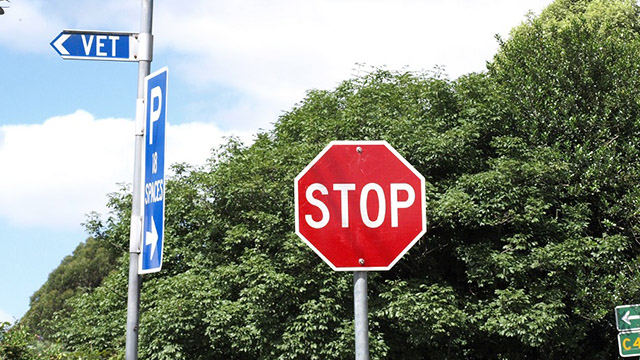
#> input picture Python Tutorial OpenCV/src/stop_sign.jpg, 640 x 360 px
$ python 10_Shapes_detect.py
#> lines starting #> are read from the running program, lines starting #| are printed output that depends on the picture; after the words box and inside, x2 and y2 are one past the last pixel; in counts of white or black regions, pixels touching at a corner belong together
# Create by Packetsss
# Personal use is allowed
# Commercial use is prohibited

import cv2
import numpy as np


def stackImages(scale, imgArray):
    rows = len(imgArray)
    cols = len(imgArray[0])
    rowsAvailable = isinstance(imgArray[0], list)
    width = imgArray[0][0].shape[1]
    height = imgArray[0][0].shape[0]
    if rowsAvailable:
        for x in range(0, rows):
            for y in range(0, cols):
                if imgArray[x][y].shape[:2] == imgArray[0][0].shape[:2]:
                    imgArray[x][y] = cv2.resize(imgArray[x][y], (0, 0), None, scale, scale)
                else:
                    imgArray[x][y] = cv2.resize(imgArray[x][y], (imgArray[0][0].shape[1], imgArray[0][0].shape[0]),
                                                None, scale, scale)
                if len(imgArray[x][y].shape) == 2: imgArray[x][y] = cv2.cvtColor(imgArray[x][y], cv2.COLOR_GRAY2BGR)
        imageBlank = np.zeros((height, width, 3), np.uint8)
        hor = [imageBlank] * rows
        hor_con = [imageBlank] * rows
        for x in range(0, rows):
            hor[x] = np.hstack(imgArray[x])
        ver = np.vstack(hor)
    else:
        for x in range(0, rows):
            if imgArray[x].shape[:2] == imgArray[0].shape[:2]:
                imgArray[x] = cv2.resize(imgArray[x], (0, 0), None, scale, scale)
            else:
                imgArray[x] = cv2.resize(imgArray[x], (imgArray[0].shape[1], imgArray[0].shape[0]), None, scale, scale)
            if len(imgArray[x].shape) == 2: imgArray[x] = cv2.cvtColor(imgArray[x], cv2.COLOR_GRAY2BGR)
        hor = np.hstack(imgArray)
        ver = hor
    return ver


def getContours(img, imgContour):
    contours, hierarchy = cv2.findContours(img, cv2.RETR_EXTERNAL, cv2.CHAIN_APPROX_NONE)
    # use CHAIN_APPROX none or simple

    for cnt in contours:
        area = cv2.contourArea(cnt)
        if area >= 2000:
            # cv2.drawContours(imgContour, cnt, -1, (255, 0, 255), 5)
            param = cv2.arcLength(cnt, True)
            approx = cv2.approxPolyDP(cnt, 0.02 * param, True)
            # print(len(approx))
            # indicates how many edges the shape has

            x, y, w, h = cv2.boundingRect(approx)
            cv2.rectangle(imgContour, (x, y), (x + w, y + h), (0, 255, 0), 5)
            # draw bounding box

            cv2.putText(imgContour, "Corners: " + str(len(approx)), (x + w + 20, y + 20), cv2.FONT_HERSHEY_COMPLEX, .7,
                        (0, 255, 0), 2)
            cv2.putText(imgContour, "Area: " + str(int(area)), (x + w + 20, y + 45), cv2.FONT_HERSHEY_COMPLEX, 0.7,
                        (0, 255, 0), 2)


def empty(*args):
    pass


cv2.namedWindow("param")
cv2.resizeWindow("param", 640, 200)
cv2.createTrackbar("T1", "param", 214, 500, empty)
cv2.createTrackbar("T2", "param", 512, 512, empty)

while 1:
    img = cv2.imread("src/stop_sign.jpg")
#> img is the input picture: shape (360, 640, 3); mean B, G, R 126, 138, 134.3
    imgBlur = cv2.GaussianBlur(img, (7, 7), 1)
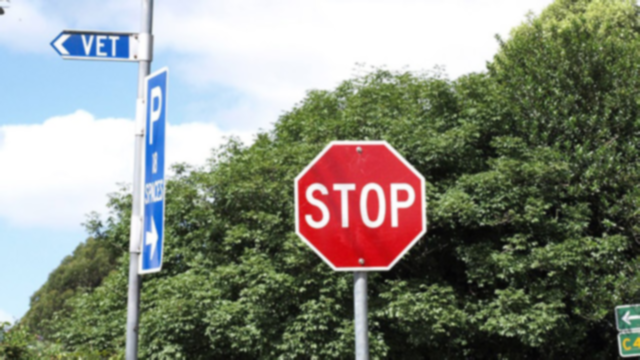
#> imgBlur: shape (360, 640, 3); mean B, G, R 126, 138, 134.3
    imgGray = cv2.cvtColor(imgBlur, cv2.COLOR_BGR2GRAY)
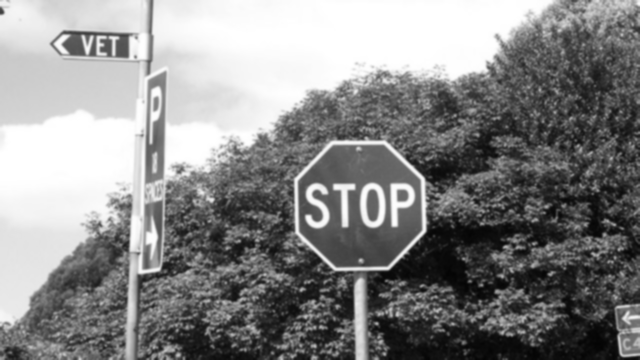
#> imgGray: shape (360, 640); min 4, max 255, mean 135.5
    imgContour = img.copy()

    t1 = cv2.getTrackbarPos("T1", "param")
    t2 = cv2.getTrackbarPos("T2", "param")
    imgCanny = cv2.Canny(imgGray, t1, t2)
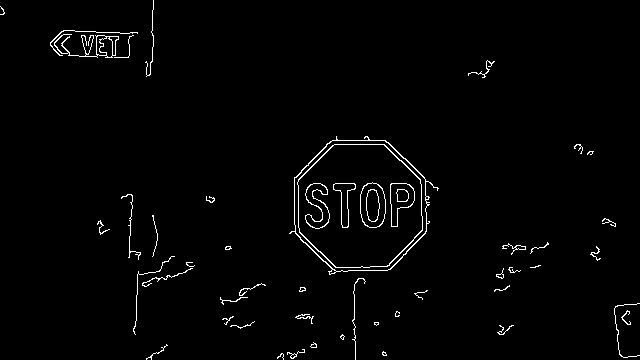
#> imgCanny: shape (360, 640); 1.7% white in thin lines or dots
    kernal = np.ones((5, 5))
    imgDil = cv2.dilate(imgCanny, kernal, iterations=1)
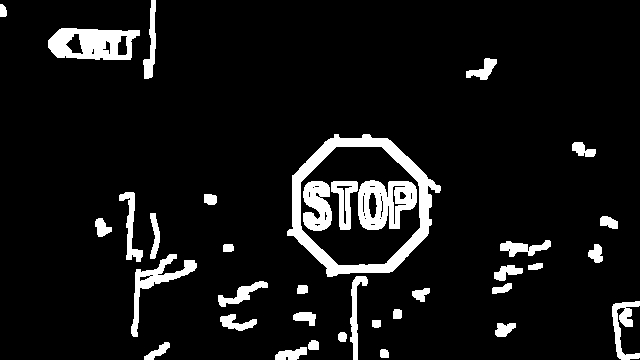
#> imgDil: shape (360, 640); 8.2% white; 36 white regions

    getContours(imgDil, imgContour)
#> in getContours, `contours, hierarchy = cv2.findContours(img, cv2.RETR_EXTERNAL, cv2.CHA..`: contours = 33 contours; largest, box (x1, y1, x2, y2) and area: (287, 134, 441, 277) 15586, (48, 28, 140, 60) 2326, (131, 254, 197, 337) 1026, (612, 301, 640, 360) 604, (119, 192, 143, 262) 472
#> the loop in getContours, `for cnt in contours:` made 33 passes
#> (area, param, x, y, w, h) on passes 29, 31: (15586, 525.7, 287, 134, 154, 143), (2326.5, 234.3, 48, 28, 92, 32)
#> area on passes 1 to 6: 59, 232.5, 165.5, 79.5, 63.5, 179.5
#> after the loop in getContours, `for cnt in contours:`:
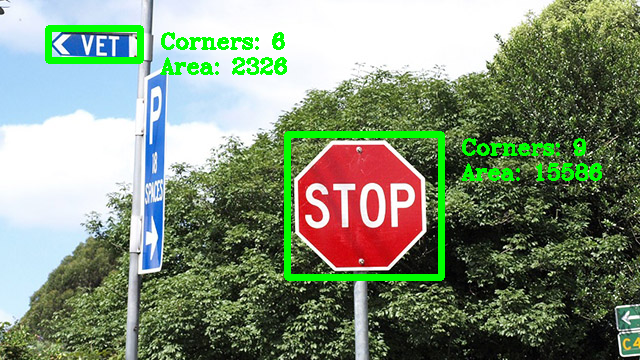
#> imgContour: shape (360, 640, 3); 4.31% of pixels changed, all inside (x1, y1, x2, y2) = (45, 25, 602, 281)

    imgStack = stackImages(0.8, ([img, imgBlur, imgCanny], [imgDil, imgContour, imgContour]))
#> after the loop in stackImages, `for x in range(0, rows):`: hor = 2 items
#> in stackImages, `ver = np.vstack(hor)`:
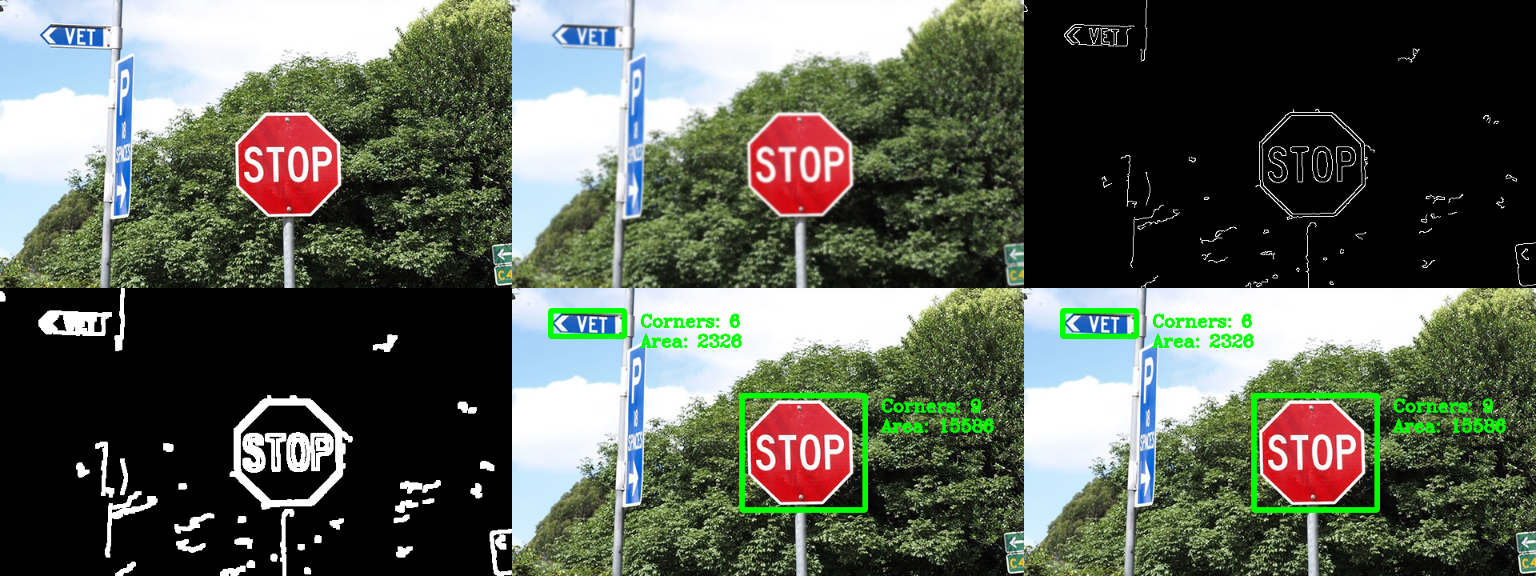
#> ver: shape (576, 1536, 3); mean of channels 0, 1, 2 86.3, 97.9, 91.9; drawn as B, G, R
    cv2.imshow("Original img", imgStack)
    cv2.waitKey(1)
    if cv2.waitKey(1) & 0xFF == ord("q"):
#> (key q is pressed here)
        break

cv2.destroyAllWindows()

$ run again, with Python Tutorial OpenCV/src/poker.jpg copied over Python Tutorial OpenCV/src/stop_sign.jpg
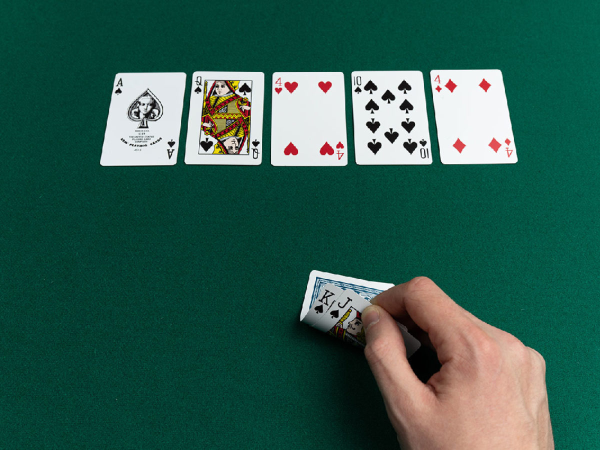
#> input picture Python Tutorial OpenCV/src/poker.jpg, 1200 x 900 px (shown at 1/2 size)
#> img is the input picture: shape (900, 1200, 3); mean B, G, R 79.7, 92.2, 46.2
#> imgCanny: shape (900, 1200); 0.98% white in thin lines or dots, all inside (x1, y1, x2, y2) = (200, 138, 1036, 660)
#> imgDil: shape (900, 1200); 4.7% white; 26 white regions
#> contours = 7 contours; box (x1, y1, x2, y2) and area: (858, 136, 1038, 331) 29436, (540, 141, 698, 335) 29163, (700, 139, 867, 332) 29122, (367, 140, 531, 332) 28986, (198, 142, 375, 334) 28804, (598, 538, 792, 644) 4586, (627, 577, 726, 662) 3316
#> the loop in getContours, `for cnt in contours:` made 7 passes
#> (area, param, approx, x, y, w, h) on passes 3 to 7: (28804, 694.2, [[371, 143], [229, 147], [200, 332], [354, 328]], 200, 143, 172, 190), (29163, 686.1, [[686, 142], [544, 144], [540, 330], [696, 330]], 540, 142, 157, 189), (28985.5, 685.2, [[387, 141], [368, 328], [522, 330], [530, 145]], 368, 141, 163, 190), (29122, 689.1, [[703, 141], [711, 329], [863, 330], [846, 143]], 703, 141, 161, 190), (29436.5, 703.2, [[1001, 137], [859, 139], [882, 328], [1037, 324]], 859, 137, 179, 192)
#> after the loop in getContours, `for cnt in contours:`:
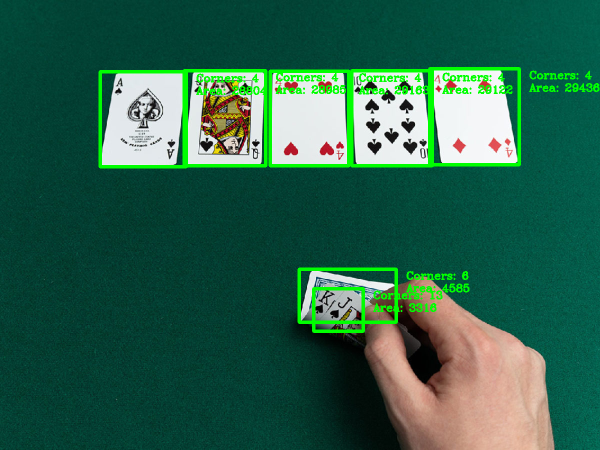
#> imgContour: shape (900, 1200, 3) (shown at 1/2 size); 4.1% of pixels changed, all inside (x1, y1, x2, y2) = (197, 134, 1199, 666)
#> after the loop in stackImages, `for x in range(0, rows):`: hor = 2 items
#> in stackImages, `ver = np.vstack(hor)`:
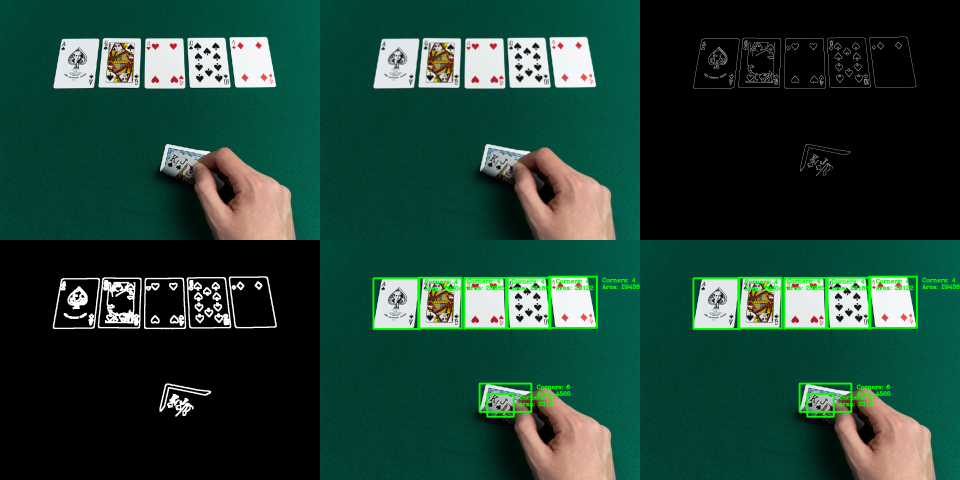
#> ver: shape (1440, 2880, 3) (shown at 1/3 size); mean of channels 0, 1, 2 54, 65.8, 32.1; drawn as B, G, R

$ run again, with Python Tutorial OpenCV/src/soccer_practice.jpg copied over Python Tutorial OpenCV/src/stop_sign.jpg
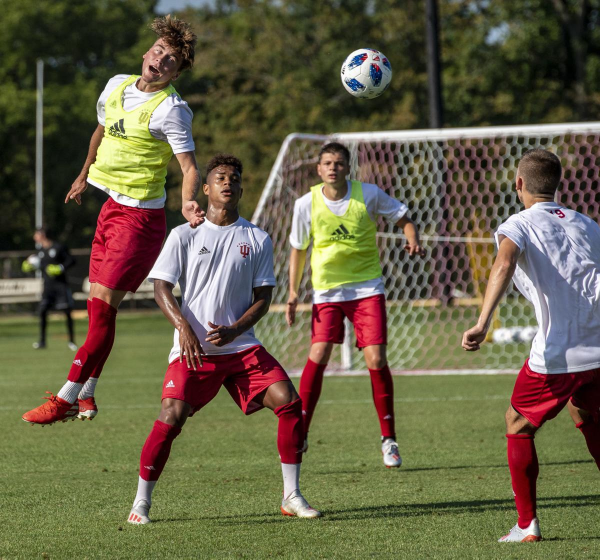
#> input picture Python Tutorial OpenCV/src/soccer_practice.jpg, 1200 x 1119 px (shown at 1/2 size)
#> img is the input picture: shape (1119, 1200, 3); mean B, G, R 70.9, 96, 102.6
#> imgCanny: shape (1119, 1200); 0.33% white in thin lines or dots, all inside (x1, y1, x2, y2) = (114, 75, 1200, 1059)
#> imgDil: shape (1119, 1200); 1.8% white; 26 white regions
#> contours = 26 contours; largest, box (x1, y1, x2, y2) and area: (243, 255, 480, 600) 3972, (171, 73, 326, 416) 3160, (679, 95, 760, 195) 1608, (986, 402, 1076, 503) 1554, (334, 654, 363, 730) 1287
#> the loop in getContours, `for cnt in contours:` made 26 passes
#> (area, param, x, y, w, h) on passes 20, 26: (3972, 1535.3, 243, 255, 237, 345), (3159.5, 1261.9, 171, 73, 155, 343)
#> after the loop in getContours, `for cnt in contours:`:
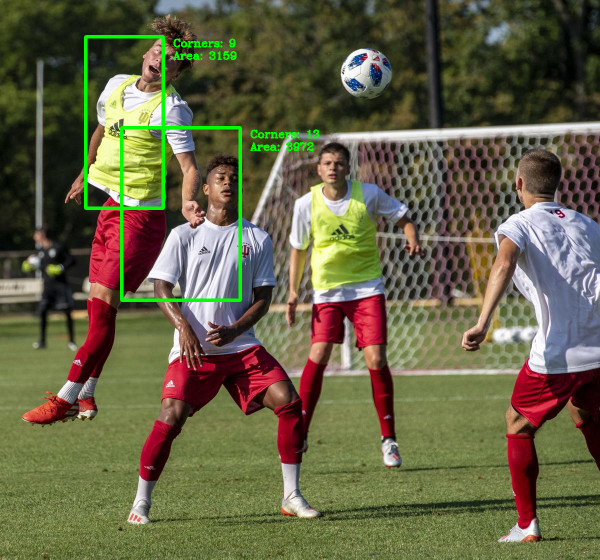
#> imgContour: shape (1119, 1200, 3) (shown at 1/2 size); 1.41% of pixels changed, all inside (x1, y1, x2, y2) = (168, 70, 639, 604)
#> after the loop in stackImages, `for x in range(0, rows):`: hor = 2 items
#> in stackImages, `ver = np.vstack(hor)`:
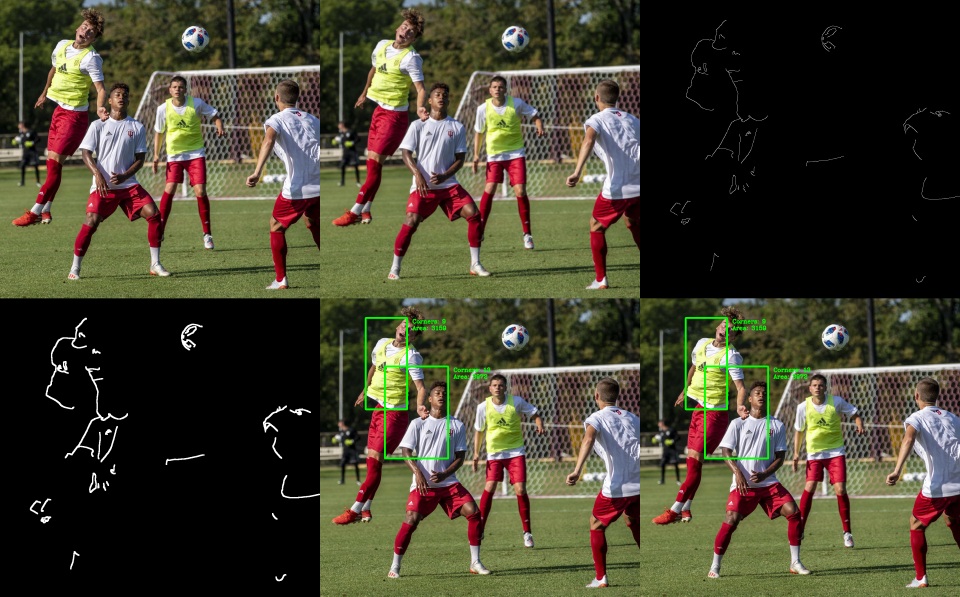
#> ver: shape (1790, 2880, 3) (shown at 1/3 size); mean of channels 0, 1, 2 47.8, 65.6, 68.7; drawn as B, G, R
